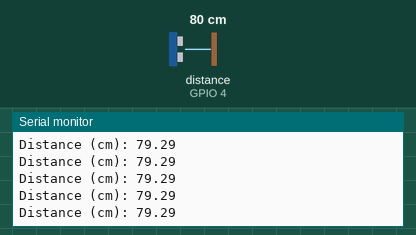
Simulated run of this sketch. Board: ESP32. Parts: the last lines printed to the serial monitor. Wiring (inferred from the names in the program): ultrasonic range finder: trigger GPIO 33; echo GPIO 4. The test bench sets the inputs (shaded band); at power-on: distance to the obstacle (sensor on GPIO 4) 80 cm. The echo pulse lasts 58.3 µs per cm; WiFi joins after 1.5 s; servers stay silent unless stated; no MQTT or app messages arrive unless stated.

Above: at 6.9 s.
7.0 s: distance to the obstacle (sensor on GPIO 4) set to 7 cm
At 8.3 s:
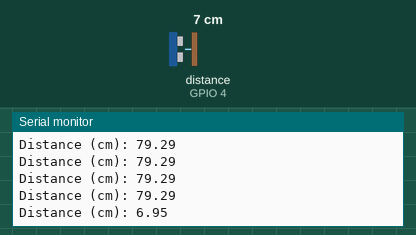
8.5 s: distance to the obstacle (sensor on GPIO 4) set to 4 cm
At 9.4 s:
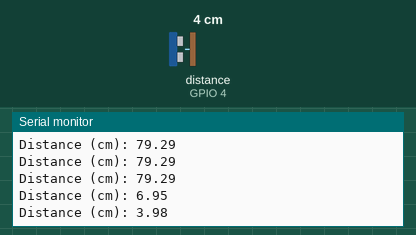
Timing chart, 0 to 11.1 s (numbered marks = the images above; inputs shaded):
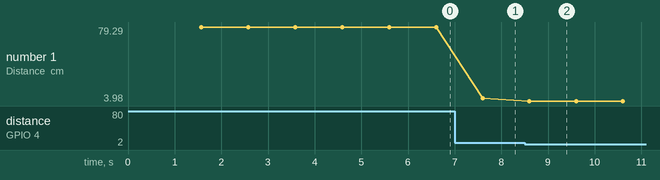

The sketch:

ultrasonic_sensor.ino
```cpp
#include <PubSubClient.h>
#include <WiFi.h>


const char* ssid = "ssid";
const char* password = "password";
const char* mqtt_server = ""; // Provide localhost name of the broker devices
const char* mqtt_user = ""; // Provide the username of the broker devices
const char* mqtt_pass = ""; // Provide the password of the broker devices
const int mqtt_port = 1883; // Provide the port number of the broker devices (1883, 8883)

const int trigPin = 33;
const int echoPin = 4;

//define sound speed in cm/uS
#define SOUND_SPEED 0.034
#define CM_TO_INCH 0.393701

long duration;
float distanceCm;
float distanceInch;

long lastMsg = 0;

String activation_alarm = "Off";


WiFiClient espClient;
PubSubClient client(espClient);

void setup() {
  setup_wifi();

  Serial.begin(115200); // Starts the serial communication
  client.setServer(mqtt_server, mqtt_port);
  client.setCallback(callback);
  //startCameraServer();
  Serial.print("Camera Ready! Use 'http://");
  Serial.print(WiFi.localIP());
  Serial.println("' to connect");

  pinMode(trigPin, OUTPUT); // Sets the trigPin as an Output
  pinMode(echoPin, INPUT); // Sets the echoPin as an Input
}

void setup_wifi()
{
  delay(10);
  // We start by connecting to a WiFi network
  Serial.println();
  Serial.print("Connecting to ");
  Serial.println(ssid);
  WiFi.begin(ssid, password);
  while (WiFi.status() != WL_CONNECTED) {
    delay(500);
    Serial.print(".");
  }
  Serial.println("");
  Serial.println("WiFi connected");
  Serial.println("IP address: ");
  Serial.println(WiFi.localIP());
}

void callback(char* topic, byte* message, unsigned int length)
{
  String messageTemp;

  for (int i = 0; i < length; i++) {
    Serial.print((char)message[i]);
    messageTemp += (char)message[i];
  }

  if (String(topic) == "alarm/activation"){
    if(messageTemp == "On") {
      activation_alarm = "On";
    }
    else {
      activation_alarm = "Off";
    }
  }
}

void reconnect()
{
  // Loop until we're reconnected
  while (!client.connected()) {
    Serial.print("Attempting MQTT connection...");
    // Attempt to connect
    if (client.connect("Proximity alarm")){
      Serial.println("connected");
      // Subscribe
      client.subscribe("alarm/activation");
    } else {
      Serial.print("failed, rc=");
      Serial.print(client.state());
      Serial.println(" try again in 5 seconds");
      // Wait 5 seconds before retrying
      delay(5000);
    }
  }
}

void loop() {

  if (!client.connected()) {
    reconnect();
  }
  client.loop();

  long now = millis();
  if (now - lastMsg > 5000) {
    lastMsg = now;
  }

  // Clears the trigPin
  digitalWrite(trigPin, LOW);
  delayMicroseconds(2);
  // Sets the trigPin on HIGH state for 10 micro seconds
  digitalWrite(trigPin, HIGH);
  delayMicroseconds(10);
  digitalWrite(trigPin, LOW);

  // Reads the echoPin, returns the sound wave travel time in microseconds
  duration = pulseIn(echoPin, HIGH);

  // Calculate the distance
  distanceCm = duration * SOUND_SPEED/2;

  // Convert to inches
  distanceInch = distanceCm * CM_TO_INCH;

  // Prints the distance in the Serial Monitor each 5 seconds
  Serial.print("Distance (cm): ");
  Serial.println(distanceCm);

  if(distanceCm<5.0 && activation_alarm == "On") {
    Serial.println("Alarm!!");
    client.publish("alarm/detection", "ALARM");
    delay(6000);
  }

  delay(1000);
}
```

Measured:
- after the input at 7.0 s, the serial monitor: prints a new line after 0.60 s (image 1)
- after the input at 8.5 s, the serial monitor: prints a new line after 0.10 s (image 2)
- plotted number 1: 79.29 → 6.95 after the input at 7.0 s, 6.95 → 3.98 after the input at 8.5 s
